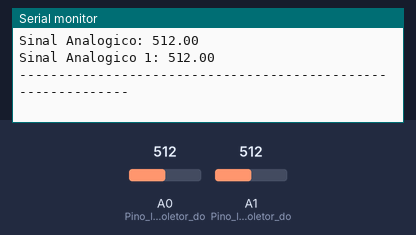
The sketch below on a simulated Arduino Uno, built with avr-gcc and run on an emulated ATmega328P. On the bench: the last lines printed to the serial monitor. Inputs (shaded band) come from the test bench; at power-on: A0 (Pino_ligado_ao_coletor_do) = 512, A1 (Pino_ligado_ao_coletor_do) = 512.

Above: at 1.9 s.
2.0 s: A0 (Pino_ligado_ao_coletor_do) set to 716
At 2.6 s:
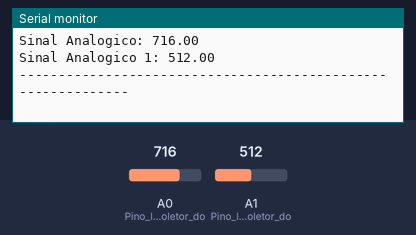
3.5 s: A1 (Pino_ligado_ao_coletor_do) set to 716
At 4.8 s:
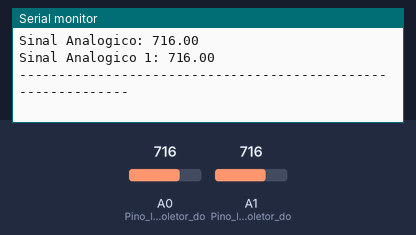
5.0 s: A0 (Pino_ligado_ao_coletor_do) set to 900
At 5.9 s:
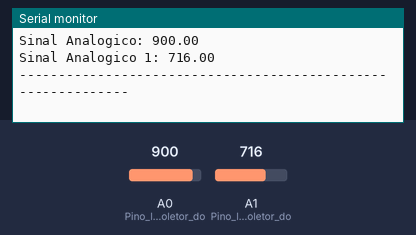
6.5 s: A1 (Pino_ligado_ao_coletor_do) set to 900
At 8.3 s:
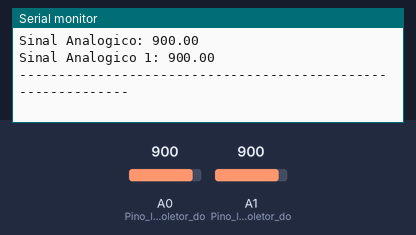
Timing chart, 0 to 9.0 s (numbered marks = the images above; inputs shaded):
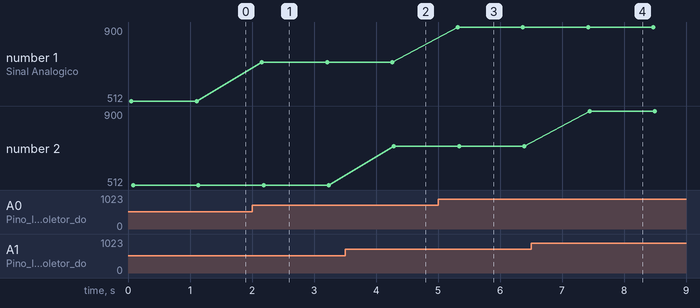

Measured:
- after the input at 2.0 s, the serial monitor: prints a new line after 0.16 s (image 1)
- after the input at 3.5 s, the serial monitor: prints a new line after 0.79 s (image 2)
- after the input at 5.0 s, the serial monitor: prints a new line after 0.32 s (image 3)
- after the input at 6.5 s, the serial monitor: prints a new line after 0.95 s (image 4)
- plotted number 1: 512 → 716 after the input at 2.0 s, 716 → 900 after the input at 5.0 s

The sketch:

LINHA.ino
```cpp
void setup()
{
 Serial.begin(9600); // Inicia a Serial
 Serial.println("LOJA ARDUINO / MODULOS GKB"); // Envia a mensagem de Inicio para a porta Serial
 Serial.println("Sensor de Obstaculos"); // Envia a mensagem de Inicio para a porta Serial
 Serial.println(" ");

 pinMode(A0, INPUT); //Pino ligado ao coletor do fototransistor

 pinMode(A1, INPUT); //Pino ligado ao coletor do fototransistor

// pinMode(A2, INPUT); //Pino ligado ao coletor do fototransistor
}
void loop()
{
 double sAnalogico = analogRead(A0);

 Serial.print("Sinal Analogico: ");
 Serial.println(sAnalogico);

  double sAnalogico1 = analogRead(A1);

 Serial.print("Sinal Analogico 1: ");
 Serial.println(sAnalogico1);

// double sAnalogico2 = analogRead(A2);
//
// Serial.print("Sinal Analogico 2: ");
// Serial.println(sAnalogico2);

 Serial.println("-------------------------------------------------------------");

 delay(1000);
}
```
